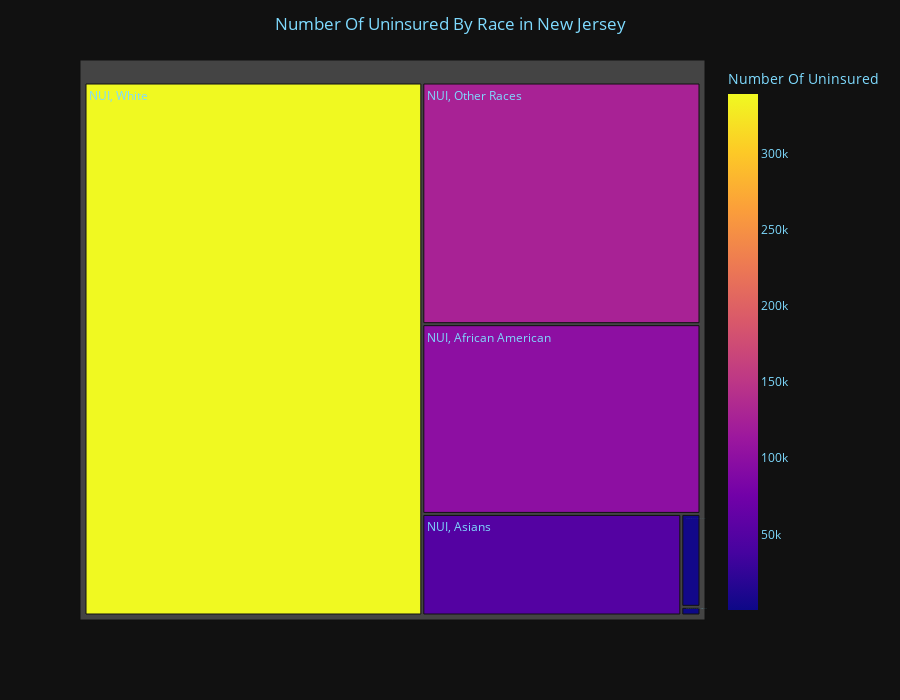

The code cell stored with this chart in its notebook:
### Code cell
# 3 Treemap

# Here I set the colors I will be using for the visualizations
colors = {
    'background': '#111111',
    'text': '#7FDBFF'
}


# Here I set the colors I will be using for the visualizations
colors = {
    'background': '#111111',
    'text': '#7FDBFF'
}

df3= cities[['NUI, White', 'NUI, African American','NUI, American Indian & Alaska Native Population',
'NUI, Asians','NUI, Native Hawaiians & Pacific Islanders Population', 'NUI, Other Races','Uninsured Population']]

df3.rename(columns={"NUI, American Indian & Alaska Native Population": "NUI, American Indian &\n Alaska Native", "NUI, Native Hawaiians & Pacific Islanders Population": "NUI, Native Hawaiians &\n Pacific Islanders"}, inplace = True)

df3 = df3[['NUI, White', 'NUI, African American','NUI, American Indian &\n Alaska Native',
'NUI, Asians','NUI, Native Hawaiians &\n Pacific Islanders', 'NUI, Other Races']].sum()

df3 = pd.DataFrame(df3)

df3 = df3.reset_index()

# Didnt use an equals sign because this just renames the existing dataframe instead of renaming a copy of the dataframe.
df3.rename(columns = {'index':'Race', 0:'Number Of Uninsured'}, inplace = True)

df3 = df3.sort_values(by='Number Of Uninsured', ascending =False)

# fig_3 = px.treemap(df3, path=['Race'], values='Number Of Uninsured')

fig_3 = px.treemap(df3, path=['Race'],
                 values='Number Of Uninsured',
                 color='Number Of Uninsured')

fig_3.update_traces(root_color="black")
fig_3.data[0]['textfont']['color'] = colors['text']
fig_3.data[0].hovertemplate = '%{label}<br>%{value}'
fig_3.update_layout(
    title= "Number Of Uninsured By Race in New Jersey"
)

# this is where I center the title for the visualization
fig_3.update_layout(
    height = 700, width = 900,
    title=dict(x=0.5), #set title in the center
    plot_bgcolor=colors['background'],
    paper_bgcolor=colors['background'],
    font_color=colors['text'],
)

### Figure 1 — Plotly figure (JSON) as saved in the notebook; plotly's stock layout.template omitted (floating-point values rounded to 4 significant figures)
{"data": [{"branchvalues": "total", "customdata": [[99416], [3356], [49550], [313], [126614], [339127]], "domain": {"x": [0, 1], "y": [0, 1]}, "hovertemplate": "%{label}<br>%{value}", "ids": ["NUI, African American", "NUI, American Indian &\n Alaska Native", "NUI, Asians", "NUI, Native Hawaiians &\n Pacific Islanders", "NUI, Other Races", "NUI, White"], "labels": ["NUI, African American", "NUI, American Indian &\n Alaska Native", "NUI, Asians", "NUI, Native Hawaiians &\n Pacific Islanders", "NUI, Other Races", "NUI, White"], "marker": {"coloraxis": "coloraxis", "colors": [99416, 3356, 49550, 313, 126614, 339127]}, "name": "", "parents": ["", "", "", "", "", ""], "root": {"color": "black"}, "textfont": {"color": "#7FDBFF"}, "type": "treemap", "values": [99416, 3356, 49550, 313, 126614, 339127]}], "layout": {"coloraxis": {"colorbar": {"title": {"text": "Number Of Uninsured"}}, "colorscale": [[0, "#0d0887"], [0.1111, "#46039f"], [0.2222, "#7201a8"], [0.3333, "#9c179e"], [0.4444, "#bd3786"], [0.5556, "#d8576b"], [0.6667, "#ed7953"], [0.7778, "#fb9f3a"], [0.8889, "#fdca26"], [1, "#f0f921"]]}, "font": {"color": "#7FDBFF"}, "height": 700, "legend": {"tracegroupgap": 0}, "margin": {"t": 60}, "paper_bgcolor": "#111111", "plot_bgcolor": "#111111", "title": {"text": "Number Of Uninsured By Race in New Jersey", "x": 0.5}, "width": 900}}
